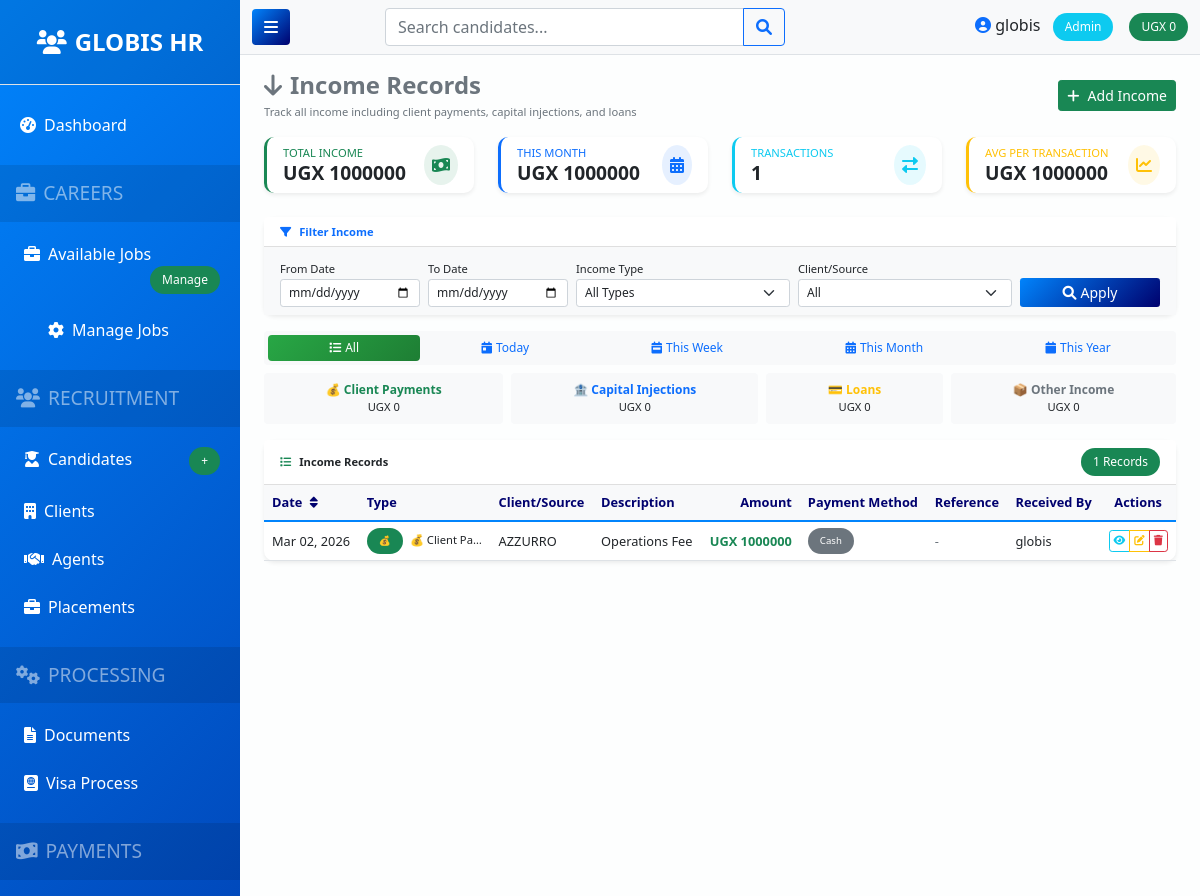
The app's page /finance/income/ (signed in, upper part), older data.
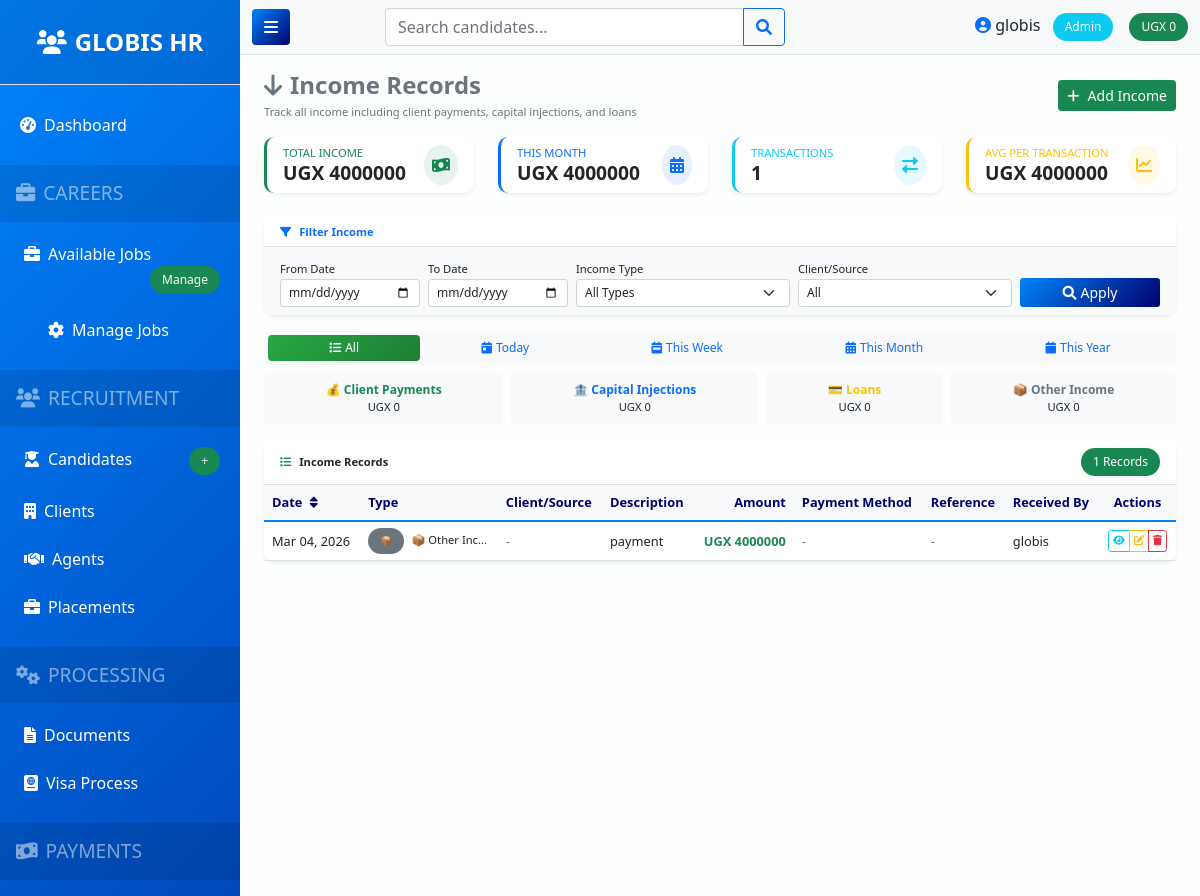
The same page, newer data.
### apps/finance/models.py (models this page shows, shortened)
class Income(models.Model):
    INCOME_TYPES = [
        ('client_payment', '💰 Client Payment'),
        ('capital_injection', '🏦 Capital Injection / Owner Investment'),
        ('loan', '💳 Loan'),
        ('other', '📦 Other Income'),
    ]
    PAYMENT_METHODS = [
        ('cash', 'Cash'),
        ('bank_transfer', 'Bank Transfer'),
        ('cheque', 'Cheque'),
        ('mobile_money', 'Mobile Money'),
        ('other', 'Other'),
    ]
    client = models.ForeignKey(Client, on_delete=models.CASCADE, related_name='incomes', null=True, blank=True,
                               help_text="Required for client payments, leave blank for capital/loans")
    placement = models.OneToOneField(Placement, on_delete=models.CASCADE, null=True, blank=True, related_name='income')
    amount = models.DecimalField(max_digits=10, decimal_places=2)
    date = models.DateField()
    income_type = models.CharField(max_length=20, choices=INCOME_TYPES, default='client_payment')
    payment_method = models.CharField(max_length=20, choices=PAYMENT_METHODS, default='cash')
    reference = models.CharField(max_length=100, blank=True, help_text="Receipt/Invoice/Reference number")
    source = models.CharField(max_length=100, blank=True, help_text="Source of capital (e.g., Owner, Investor, Bank)")
    description = models.TextField(blank=True)
    received_by = models.ForeignKey(User, on_delete=models.SET_NULL, null=True)
    created_at = models.DateTimeField(auto_now_add=True)
    updated_at = models.DateTimeField(auto_now=True)
    receipt = models.FileField(upload_to='income_receipts/', blank=True, null=True)
    class Meta:
        ordering = ['-date']
        verbose_name = "Income"
        verbose_name_plural = "Income Records"

### apps/clients/models.py (models this page shows, shortened)
class Client(models.Model):
    company_name = models.CharField(max_length=200)
    contact_person = models.CharField(max_length=100)
    email = models.EmailField()
    phone = models.CharField(max_length=20)
    address = models.TextField()
    country = models.CharField(max_length=100)
    created_at = models.DateTimeField(auto_now_add=True)
    class Meta:
        ordering = ['company_name']

### apps/finance/views.py (the view)
# urls.py: path('income/', views.income_list, name='income_list'),
@login_required
@permission_required('view_income')
def income_list(request):
    incomes = Income.objects.select_related('client', 'received_by').all().order_by('-date')
    total = incomes.aggregate(total=Sum('amount'))['total'] or 0
    income_type = request.GET.get('income_type')
    if income_type:
        incomes = incomes.filter(income_type=income_type)
    date_from = request.GET.get('date_from')
    date_to = request.GET.get('date_to')
    if date_from:
        incomes = incomes.filter(date__gte=date_from)
    if date_to:
        incomes = incomes.filter(date__lte=date_to)
    client_filter = request.GET.get('client')
    if client_filter:
        incomes = incomes.filter(client_id=client_filter)
    today = timezone.now().date()
    first_day_of_month = today.replace(day=1)
    month_total = incomes.filter(date__gte=first_day_of_month).aggregate(total=Sum('amount'))['total'] or 0
    avg_per_transaction = total / incomes.count() if incomes.count() > 0 else 0
    log_activity(
        user=request.user,
        action='VIEW',
        model_type='Income',
        details="Viewed income list",
        request=request
    )
    context = {
        'incomes': incomes,
        'total': total,
        'month_total': month_total,
        'avg_per_transaction': avg_per_transaction,
        'clients': Client.objects.all(),
        'date_from': date_from,
        'date_to': date_to,
        'client_filter': client_filter,
        'income_type': income_type,
        'income_types': Income.INCOME_TYPES,
    }
    return render(request, 'finance/income_list.html', context)

### apps/accounts/models.py (called while the page is built, shortened)
def log_activity(user, action, model_type, object_id=None, object_repr='', details='', request=None):
    log = ActivityLog(
        user=user,
        username=user.username if user else 'System',
        action=action,
        model_type=model_type,
        object_id=object_id,
        object_repr=object_repr,
        details=details
    )
    if request:
        log.ip_address = get_client_ip(request)
        log.user_agent = request.META.get('HTTP_USER_AGENT', '')
    log.save()
    return log

def get_client_ip(request):
    x_forwarded_for = request.META.get('HTTP_X_FORWARDED_FOR')
    if x_forwarded_for:
        ip = x_forwarded_for.split(',')[0]
    else:
        ip = request.META.get('REMOTE_ADDR')
    return ip

    def has_permission(self, permission):
        if self.role == 'admin':
            return True

    def save(self, *args, **kwargs):
        if self.user and not self.username:
            self.username = self.user.username
        super().save(*args, **kwargs)

### templates/finance/income_list.html (shortened to what the changed rows need)
{% extends 'base.html' %}
{% block content %}
<div class="row mt-3">
    <div class="col-md-3 mb-3">
        <div class="card border-start border-success border-4 shadow-sm h-100">
            <div class="card-body py-2">
                <div class="d-flex align-items-center">
                    <div class="flex-grow-1">
                        <div class="small text-success text-uppercase mb-0">Total Income</div>
                        <div class="h4 fw-bold mb-0">UGX {{ total|floatformat:0 }}</div>
                    </div>
                </div>
            </div>
        </div>
    </div>
    <div class="col-md-3 mb-3">
        <div class="card border-start border-primary border-4 shadow-sm h-100">
            <div class="card-body py-2">
                <div class="d-flex align-items-center">
                    <div class="flex-grow-1">
                        <div class="small text-primary text-uppercase mb-0">This Month</div>
                        <div class="h4 fw-bold mb-0">UGX {{ month_total|default:"0"|floatformat:0 }}</div>
                    </div>
                </div>
            </div>
        </div>
    </div>
    <div class="col-md-3 mb-3">
        <div class="card border-start border-warning border-4 shadow-sm h-100">
            <div class="card-body py-2">
                <div class="d-flex align-items-center">
                    <div class="flex-grow-1">
                        <div class="small text-warning text-uppercase mb-0">Avg per Transaction</div>
                        <div class="h4 fw-bold mb-0">UGX {{ avg_per_transaction|default:"0"|floatformat:0 }}</div>
                    </div>
                </div>
            </div>
        </div>
    </div>
</div>
<div class="row mt-3">
    <div class="col-12">
        <div class="card shadow-sm">
            <div class="card-body p-0">
                <div class="table-responsive">
                    <table class="table table-hover align-middle mb-0 small" id="incomeTable">
                        <thead class="bg-light">
                            <tr>
                                <th class="px-2 py-2" onclick="sortTable(0)">Date <i class="fas fa-sort ms-1"></i></th>
                                <th class="px-2 py-2">Type</th>
                                <th class="px-2 py-2">Client/Source</th>
                                <th class="px-2 py-2">Description</th>
                                <th class="px-2 py-2 text-end">Amount</th>
                                <th class="px-2 py-2">Payment Method</th>
                                <th class="px-2 py-2">Reference</th>
                                <th class="px-2 py-2">Received By</th>
                                <th class="px-2 py-2 text-center">Actions</th>
                            </tr>
                        </thead>
                        <tbody>
                            {% for income in incomes %}
                            <tr>
                                <td class="px-2">{{ income.date|date:"M d, Y" }}</td>
                                <td class="px-2">
                                    {% if income.income_type == 'client_payment' %}
                                        <span class="badge bg-success" title="Client Payment">💰</span>
                                    {% elif income.income_type == 'capital_injection' %}
                                        <span class="badge bg-primary" title="Capital Injection">🏦</span>
                                    {% elif income.income_type == 'loan' %}
                                        <span class="badge bg-warning" title="Loan">💳</span>
                                    {% else %}
                                        <span class="badge bg-secondary" title="Other">📦</span>
                                    {% endif %}
                                    <small class="ms-1">{{ income.get_income_type_display|truncatechars:12 }}</small>
                                </td>
                                <td class="px-2 fw-semibold">
                                    {% if income.income_type == 'client_payment' and income.client %}
                                        {{ income.client.company_name|truncatechars:20 }}
                                    {% elif income.source %}
                                        {{ income.source|truncatechars:20 }}
                                    {% else %}
                                        <span class="text-muted">-</span>
                                    {% endif %}
                                </td>
                                <td class="px-2">{{ income.description|default:"-"|truncatechars:25 }}</td>
                                <td class="px-2 text-end fw-bold text-success">UGX {{ income.amount|floatformat:0 }}</td>
                                <td class="px-2">
                                    {% if income.payment_method %}
                                        <span class="badge bg-secondary" style="font-size: 0.6rem;">{{ income.get_payment_method_display|truncatechars:8 }}</span>
                                    {% else %}
                                        <span class="text-muted">-</span>
                                    {% endif %}
                                </td>
                                <td class="px-2">
                                    {% if income.reference %}
                                        <span class="badge bg-info" style="font-size: 0.6rem;">{{ income.reference|truncatechars:8 }}</span>
                                    {% else %}
                                        <span class="text-muted">-</span>
                                    {% endif %}
                                </td>
                                <td class="px-2">{{ income.received_by.username }}</td>
                                <td class="px-2 text-center">
                                    <div class="btn-group btn-group-sm" role="group">
                                        <a href="{% url 'income_detail' income.id %}" class="btn btn-outline-info" title="View Details">
                                            <i class="fas fa-eye"></i>
                                        </a>
                                        <a href="{% url 'income_edit' income.id %}" class="btn btn-outline-warning" title="Edit">
                                            <i class="fas fa-edit"></i>
                                        </a>
                                        <button type="button" class="btn btn-outline-danger" title="Delete"
                                                onclick="showDeleteModal({{ income.id }}, '{% if income.client %}{{ income.client.company_name|escapejs }}{% else %}{{ income.source|escapejs }}{% endif %}', {{ income.amount }})">
                                            <i class="fas fa-trash"></i>
                                        </button>
                                    </div>
                                </td>
                            </tr>
                            {% endfor %}
                        </tbody>
                    </table>
                </div>
            </div>
        </div>
    </div>
</div>
{% endblock %}

Row changes from the older to the newer data that the page shows:
removed Income: date "Mar 02, 2026", income_type "💰 Client Pa…", client.company_name "AZZURRO", description "Operations Fee", amount "1000000", payment_method "Cash", received_by.username "globis"
added Income: date "Mar 04, 2026", income_type "📦 Other Inc…", description "payment", amount "4000000", received_by.username "globis"
Text that changed along with them:
{{ total|floatformat:0 }}: "1000000" → "4000000"
{{ month_total|default:"0"|floatformat:0 }}: "1000000" → "4000000"
{{ avg_per_transaction|default:"0"|floatformat:0 }}: "1000000" → "4000000"
